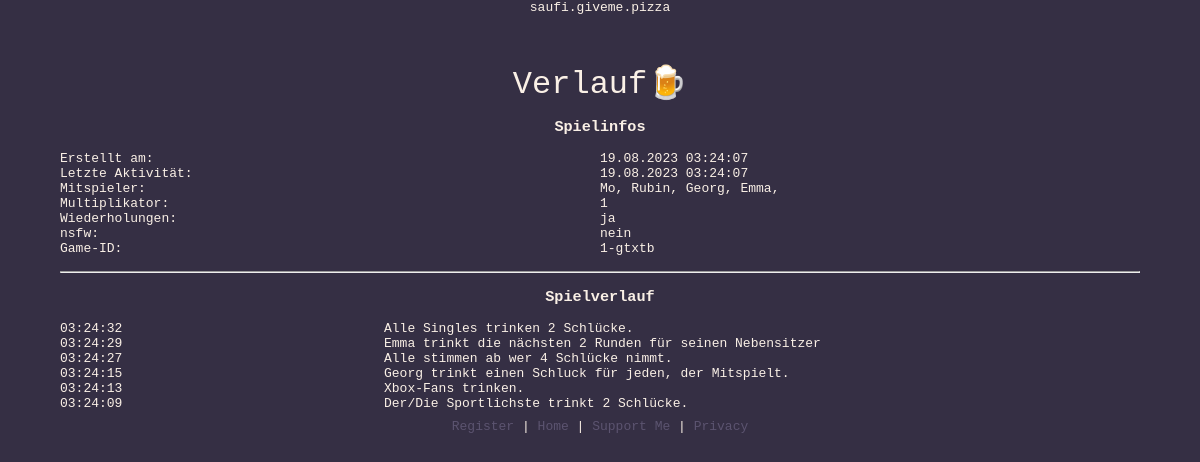
The app's page /history/index.php?gid=1-gtxtb with its own data.
### tables this page shows
CREATE TABLE `games` (
  `gameid` varchar(10) DEFAULT NULL,
  `admincode` varchar(8) DEFAULT NULL,
  `repeating` tinyint(1) DEFAULT NULL,
  `nsfw` tinyint(1) DEFAULT 0,
  `multiplicator` double DEFAULT 1,
  `id` int(11) NOT NULL AUTO_INCREMENT,
  `created` mediumtext DEFAULT NULL,
  `latest_activity` mediumtext DEFAULT NULL,
  `creator` int(11) DEFAULT NULL,
  PRIMARY KEY (`id`)
);

CREATE TABLE `history` (
  `dare` varchar(400) DEFAULT NULL,
  `timestamp` mediumtext DEFAULT NULL,
  `gameid` varchar(10) DEFAULT NULL,
  `id` int(11) NOT NULL AUTO_INCREMENT,
  PRIMARY KEY (`id`)
);

### main.php (called while the page is built, shortened)
<?php
include_once "Db.php";
$db = new Db("127.0.0.1", "root", "", "saufi");
?>

### Db.php (called while the page is built, shortened)
<?php
class Db {
    private $connection;
    public function __construct($host, $username = "root", $password = "", $database) {
        $this -> connection = new mysqli($host, $username, $password, $database);
    }
    public function query($query) {
        return $this -> connection -> query($query);
    }
}
?>

### history/index.php (the view, shortened to what this page needs)
<?php  include_once "../main.php";
$gameid = $_GET["gid"];
?>
<html lang="en">
    <head>
        <link rel="stylesheet" href="../colors.css">
        <link rel="stylesheet" href="../default.css">
        <link rel="stylesheet" href="history.css">
    </head>
    <body>
        <div class="wrapper">
            <div class="head">
                <a href="https://saufi.giveme.pizza/" class="link">saufi.giveme.pizza</a>
                <p class="title">Verlauf<?php
                $drinks = array("🍷", "🍾", "🍸", "🍹", "🍺", "🍻", "🥂", "🥃", "🥤");
                echo $drinks[rand(0,count($drinks)-1)];
            ?></p>
            </div>
            <div class="field">
                <br/>
                <h3>Spielinfos</h3>
                <br/>
                <div class="game-infos">
                    <?php
                    $created = 0;
                    $activity = 0;
                    $nsfw = "";
                    $repeating = "";
                    $multiplicator = 0;
                    $res = $db -> query("SELECT * FROM games WHERE gameid = '$gameid'");
                    if($res -> num_rows > 0) {
                        while($row = $res->fetch_assoc()) {
                            $repeating = $row["repeating"];
                            $multiplicator = $row["multiplicator"];
                            $nsfw = $row["nsfw"];
                            $created = $row["created"];
                            $activity = $row["latest_activity"];
                        }
                    }
                    $players = "";
                    $res = $db -> query("SELECT * FROM players WHERE gameid = '$gameid'");
                    if($res -> num_rows > 0) {
                        while($row = $res->fetch_assoc()) {
                            $players = $players . $row["nickname"] . ", ";
                        }
                    }
                    $players = substr_replace($players, "", -1);
                    ?>
                    <p>Erstellt am:</p>
                    <p><?php echo date('d.m.Y H:i:s', $created);?></p>
                    <p>Letzte Aktivität:</p>
                    <p><?php echo date('d.m.Y H:i:s', $activity);?></p>
                    <p>Mitspieler:</p>
                    <p><?php echo $players;?></p>
                    <p>Multiplikator:</p>
                    <p><?php echo $multiplicator;?></p>
                    <p>Wiederholungen:</p>
                    <p><?php echo $repeating ? "ja" : "nein";?></p>
                    <p>nsfw:</p>
                    <p><?php echo $nsfw ? "ja" : "nein";?></p>
                    <p>Game-ID:</p>
                    <p><?php echo $gameid;?></p>
                </div>
                <br/>
                <hr>
                <br/>
                <h3>Spielverlauf</h3>
                <br/>
                <div class="history">
                    <?php
                    $res = $db -> query("SELECT * FROM history WHERE gameid = '$gameid' ORDER BY timestamp DESC;");
                    if($res -> num_rows > 0) {
                        while($row = $res->fetch_assoc()) {
                            $dare = $row["dare"];
                            $timestamp = date('H:i:s', $row["timestamp"]);
                            echo "
                            <p>$timestamp</p>
                            <p>$dare</p>";
                        }
                    }
                    ?>
                </div>
            </div>
            <p class="footnote"><a href="../register" class="already-registered">Register</a> | <a href="../" class="already-registered">Home</a> | <a href="../support" class="already-registered">Support Me</a> | <a href="../privacy" class="already-registered">Privacy</a></p>
        </div>
    </body>
</html>

### colors.css (style rules this page uses)
:root { --background: #352F44; --normal: #5C5470; --light: #B9B4C7; --text: #FAF0E6; }

### default.css (style rules this page uses)
body { background-color: var(--background); color: var(--text); }
* { padding: 0; margin: 0; font-family: monospace; position: relative; }
a { color: var(--text); text-decoration: none; }
.footnote { text-align: center; margin-top: 1vh; }
.footnote a { color: var(--normal); }

### history/history.css (style rules this page uses)
.head { text-align: center; }
.title { margin-top: 6vh; font-size: 4vh; text-decoration: bold; }
.field { width: 90vw; left: 50%; transform: translateX(-50%); text-align: center; }
.game-infos { display: grid; grid-template-columns: 50% 50%; text-align: left; }
.history { display: grid; grid-template-columns: 30% auto; text-align: left; }

### records on screen
games: created "19.08.2023 03:24:07", latest_activity "19.08.2023 03:24:07", multiplicator "1"
history: timestamp "03:24:32", dare "Alle Singles trinken 2 Schlücke."
history: timestamp "03:24:29", dare "Emma trinkt die nächsten 2 Runden für seinen Nebensitzer"
history: timestamp "03:24:27", dare "Alle stimmen ab wer 4 Schlücke nimmt."
history: timestamp "03:24:15", dare "Georg trinkt einen Schluck für jeden, der Mitspielt."
history: timestamp "03:24:13", dare "Xbox-Fans trinken."
history: timestamp "03:24:09", dare "Der/Die Sportlichste trinkt 2 Schlücke."

### other values on screen
$players "Mo, Rubin, Georg, Emma,"
$gameid "1-gtxtb"
